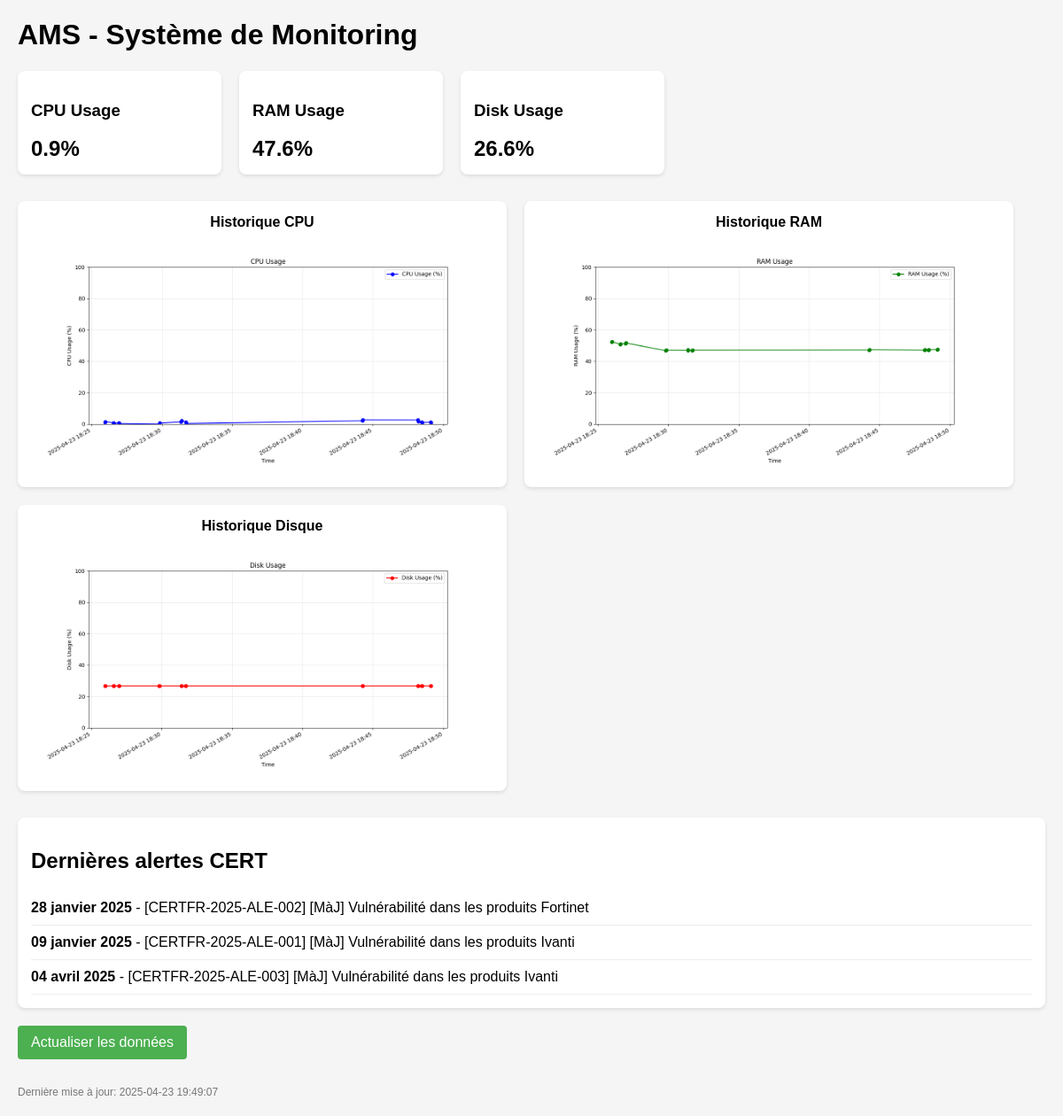
Before: / with the older database file.
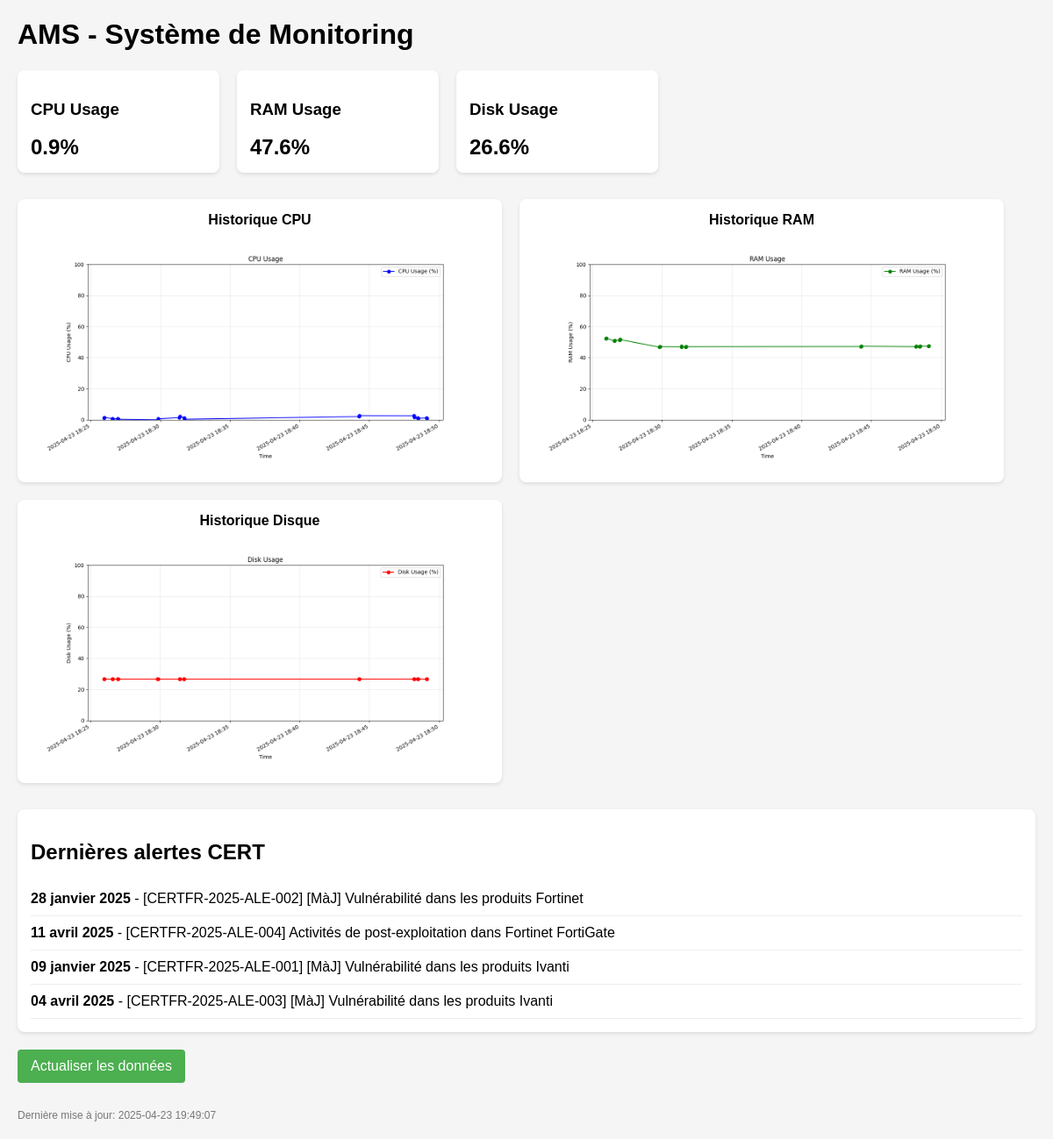
After: the same page with the newer database file.
### tables this page shows
CREATE TABLE alertes (
            id INTEGER PRIMARY KEY AUTOINCREMENT,
            reference TEXT UNIQUE,
            date TEXT,
            title TEXT,
            last_update TIMESTAMP DEFAULT CURRENT_TIMESTAMP
        );

### p4/website.py (the view)
@app.route('/')
def index():
    try:
        db_path = os.path.join(os.path.dirname(os.path.dirname(os.path.abspath(__file__))), 'p2', 'alertes.sqlite')
        conn = sqlite3.connect(db_path)
        cursor = conn.cursor()
        latest_stats = {
            'cpu': 0,
            'ram': 0,
            'disk': 0
        }
        alertes = []
        cursor.execute("SELECT value FROM sonde WHERE sonde_name='cpu' ORDER BY timestamp DESC LIMIT 1")
        cpu_result = cursor.fetchone()
        if cpu_result:
            import json
            cpu_data = json.loads(cpu_result[0])
            latest_stats['cpu'] = round(float(cpu_data.get('cpu_usage', 0)), 1)
            print(f"CPU data retrieved: {latest_stats['cpu']}%")
        cursor.execute("SELECT value FROM sonde WHERE sonde_name='ram' ORDER BY timestamp DESC LIMIT 1")
        ram_result = cursor.fetchone()
        if ram_result:
            import json
            ram_data = json.loads(ram_result[0])
            latest_stats['ram'] = round(float(ram_data.get('ram_usage', 0)), 1)
            print(f"RAM data retrieved: {latest_stats['ram']}%")
        cursor.execute("SELECT value FROM sonde WHERE sonde_name='disk' ORDER BY timestamp DESC LIMIT 1")
        disk_result = cursor.fetchone()
        if disk_result:
            import json
            disk_data = json.loads(disk_result[0])
            latest_stats['disk'] = round(float(disk_data.get('disk_usage', 0)), 1)
            print(f"Disk data retrieved: {latest_stats['disk']}%")
        cert_db_path = os.path.join(os.path.dirname(os.path.dirname(os.path.abspath(__file__))), 'p2', 'cert_alertes.sqlite')
        cert_conn = sqlite3.connect(cert_db_path)
        cert_cursor = cert_conn.cursor()
        cert_cursor.execute("SELECT reference, date, title FROM alertes ORDER BY date DESC")
        for row in cert_cursor.fetchall():
            alertes.append({"reference": row[0], "date": row[1], "titre": row[2]})
            print(f"Alert retrieved: {row[0]} - {row[1]} - {row[2]}")
        cert_conn.close()
        conn.close()
        graph_generator = GraphGenerator()
        graph_generator.generate_all_graphs()
        print(f"All stats successfully retrieved")
    except Exception as e:
        print(f"Error retrieving data: {str(e)}")
        import traceback
        traceback.print_exc()
        latest_stats = {'cpu': 0, 'ram': 0, 'disk': 0}
        alertes = []
    return render_template('index.html', stats=latest_stats, alertes=alertes, timestamp=datetime.now().strftime('%Y-%m-%d %H:%M:%S'))

### p3/alertes.py (called while the page is built)
    def generate_all_graphs(self):
        graph_paths = []
        for sonde_name in self.sondes:
            graph_path = self.generate_graph(sonde_name, self.limit)
            if graph_path:
                graph_paths.append(graph_path)
        return graph_paths

### p4/templates/index.html (shortened to what this page needs)
<!DOCTYPE html>
<html>
<head>
</head>
<body>
    <h1>AMS - Système de Monitoring</h1>
    <div class="dashboard">
        <div class="metric">
            <h3>CPU Usage</h3>
            <div class="metric-value">{{ stats.cpu }}%</div>
        </div>
        <div class="metric">
            <h3>RAM Usage</h3>
            <div class="metric-value">{{ stats.ram }}%</div>
        </div>
        <div class="metric">
            <h3>Disk Usage</h3>
            <div class="metric-value">{{ stats.disk }}%</div>
        </div>
    </div>
    <div class="graphs">
        <div class="graph">
            <div class="graph-title">Historique CPU</div>
            <img src="{{ url_for('static', filename='cpu_usage.png') }}" alt="Graphique CPU">
        </div>
        <div class="graph">
            <div class="graph-title">Historique RAM</div>
            <img src="{{ url_for('static', filename='ram_usage.png') }}" alt="Graphique RAM">
        </div>
        <div class="graph">
            <div class="graph-title">Historique Disque</div>
            <img src="{{ url_for('static', filename='disk_usage.png') }}" alt="Graphique Disque">
        </div>
    </div>
    <div class="alerts">
        <h2>Dernières alertes CERT</h2>
        {% if alertes %}
            {% for alerte in alertes %}
                <div class="alert-item">
                    <strong>{{ alerte.date }}</strong> -
                    {% if alerte.reference %}[{{ alerte.reference }}]{% endif %}
                    {{ alerte.titre }}
                </div>
            {% endfor %}
        {% else %}
            <p>Aucune alerte disponible.</p>
        {% endif %}
    </div>
    <a href="{{ url_for('refresh') }}" class="refresh-button">Actualiser les données</a>
    <div class="footer">
        Dernière mise à jour: {{ timestamp }}
    </div>
</body>
</html>

### p4/templates/index.html (style rules this page uses)
body { font-family: Arial, sans-serif; margin: 20px; background-color: #f5f5f5; }
.dashboard { display: flex; flex-wrap: wrap; gap: 20px; }
.metric { background-color: #fff; border-radius: 8px; padding: 15px; box-shadow: 0 2px 4px rgba(0,0,0,0.1); width: 200px; }
.metric-value { font-size: 24px; font-weight: bold; }
.alerts { margin-top: 30px; background-color: #fff; border-radius: 8px; padding: 15px; box-shadow: 0 2px 4px rgba(0,0,0,0.1); }
.alert-item { padding: 10px 0; border-bottom: 1px solid #eee; }
.footer { margin-top: 30px; color: #777; font-size: 12px; }
.refresh-button { display: inline-block; margin-top: 20px; padding: 10px 15px; background-color: #4CAF50; color: white; text-decoration: none; border-radius: 4px; }
.graphs { display: flex; flex-wrap: wrap; gap: 20px; margin-top: 30px; }
.graph { background-color: #fff; border-radius: 8px; padding: 15px; box-shadow: 0 2px 4px rgba(0,0,0,0.1); width: 45%; }
.graph img { width: 100%; max-height: 300px; object-fit: contain; }
.graph-title { font-weight: bold; margin-bottom: 10px; text-align: center; }

Changed rows visible on the page:
added alertes: date "11 avril 2025", reference "CERTFR-2025-ALE-004", titre "Activités de post-exploitation dans Fortinet FortiGate"
